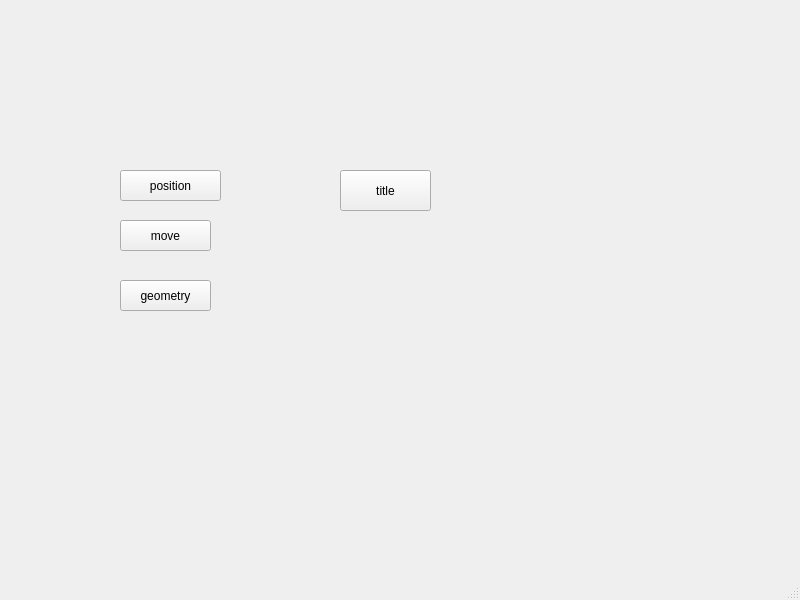
<?xml version="1.0" encoding="UTF-8"?>
<ui version="4.0">
 <class>MainWindow</class>
 <widget class="QMainWindow" name="MainWindow">
  <property name="geometry">
   <rect>
    <x>0</x>
    <y>0</y>
    <width>800</width>
    <height>600</height>
   </rect>
  </property>
  <property name="windowTitle">
   <string>MainWindow</string>
  </property>
  <widget class="QWidget" name="centralwidget">
   <widget class="QPushButton" name="position">
    <property name="geometry">
     <rect>
      <x>120</x>
      <y>170</y>
      <width>101</width>
      <height>31</height>
     </rect>
    </property>
    <property name="text">
     <string>position</string>
    </property>
   </widget>
   <widget class="QPushButton" name="move">
    <property name="geometry">
     <rect>
      <x>120</x>
      <y>220</y>
      <width>91</width>
      <height>31</height>
     </rect>
    </property>
    <property name="text">
     <string>move</string>
    </property>
   </widget>
   <widget class="QPushButton" name="geometry">
    <property name="geometry">
     <rect>
      <x>120</x>
      <y>280</y>
      <width>91</width>
      <height>31</height>
     </rect>
    </property>
    <property name="text">
     <string>geometry</string>
    </property>
   </widget>
   <widget class="QPushButton" name="title">
    <property name="geometry">
     <rect>
      <x>340</x>
      <y>170</y>
      <width>91</width>
      <height>41</height>
     </rect>
    </property>
    <property name="text">
     <string>title</string>
    </property>
   </widget>
  </widget>
  <widget class="QMenuBar" name="menubar">
   <property name="geometry">
    <rect>
     <x>0</x>
     <y>0</y>
     <width>800</width>
     <height>19</height>
    </rect>
   </property>
  </widget>
  <widget class="QStatusBar" name="statusbar"/>
 </widget>
 <resources/>
 <connections/>
</ui>
